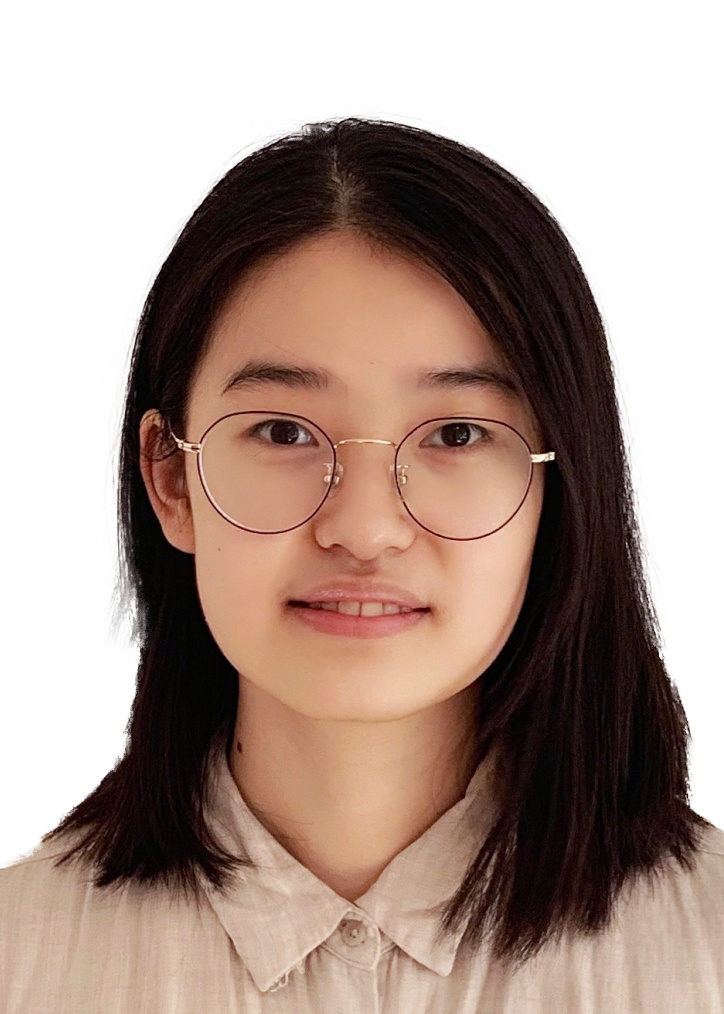
#> input picture code/images/131400.PNG, 724 x 1014 px, found by its file name
$ jupyter execute Abeille.ipynb   (older library calls are emulated)
#> lines starting #> are read from the running program, lines starting #| are printed output that depends on the picture
[cell 1]
import numpy as np
from PIL import Image
import random
from tqdm import tqdm
import copy
import cv2
import matplotlib.pyplot as plt
from PIL import Image

[cell 2]
class Abeille():

    def __init__(self, x, y):
        self.mort = False
        self.intensite = 0
        self.x = x
        self.y = y
        self.numr = -1

    def change_intensite(self, intensite):
        self.intensite = intensite

    def deplacer(self, x, y):
        self.x = x
        self.y = y

# Abeille(1,2)

[cell 3]
class Cellule_Abeille():

    def __init__(self):
        self.intensite = 0.0
        self.adequation = 0.0
        self.concentration = 0.0
        self.ab = False
        self.x = 0.0
        self.y = 0.0

    def change_intensite(self, intensite):
        self.intensite = intensite

    def change_adequation(self, adequation):
        self.adequation = adequation

    def change_concentration(self, concentration):
        self.concentration = concentration

# Cellule_Abeille()

[cell 4]
class Region():

    def __init__(self, _type):
        self.liste_de_cellule = []
        self._type = _type

    def ajoute_cellule(self, x, y):
        self.liste_de_cellule.append([x, y])

    def supprime_cellule(self, x, y):
        self.liste_de_cellule.remove([x, y])

    def change_type(self, _type):
        self._type = _type

    def get_frontiere(self):
        front = []
        for cell in self.liste_de_cellule:
            if [cell[0], cell[1] + 1] not in self.liste_de_cellule:
                front.append(cell)
            elif [cell[0], cell[1] - 1] not in self.liste_de_cellule:
                front.append(cell)
            elif [cell[0] + 1, cell[1]] not in self.liste_de_cellule:
                front.append(cell)
            elif [cell[0] - 1, cell[1]] not in self.liste_de_cellule:
                front.append(cell)

        return front

    # [14 lines left out: function region_voisinage, not called in this run]


# Region('marquee')

[cell 5]
class Environnement_Abeille():

    def __init__(self, ENV_SIZE = 64):
        self.abeilles = []#np.zeros(0, dtype = Abeille)
        self.environnement = []#np.zeros((ENV_SIZE, ENV_SIZE), dtype = Cellule_Abeille())
#         [[None for i in range(ENV_SIZE)] for i in range(ENV_SIZE)]
#         self.r_propag.liste_de_cellule = np.zeros(0, dtype = Cellule_Abeille)
#         self.r_propag._type = 'propagation'

# 三种类型的region的顺序一一对应
        self.r_propag = []#np.zeros(0, dtype = Region())# 一个Region集合
        self.r_marq = []#np.zeros(0, dtype = Region())# 一个Region集合
        self.r_voisin = []#np.zeros(0, dtype = Region())# 一个Region集合
# [6 lines of commented-out code are left out]
    def reset_env(self, ENV_SIZE = 64):

#> called with ENV_SIZE = 256
        for i in range(ENV_SIZE):
            env = []
            for j in range(ENV_SIZE):
                env.append(Cellule_Abeille())
            self.environnement.append(env)

        nb_ab = int(ENV_SIZE * 5 / 6)
        for i in range(nb_ab):
            x, y = random.randint(0, ENV_SIZE - 1), random.randint(0, ENV_SIZE - 1)
#             print(x, y)
            while self.environnement[x][y].ab == True:
                x, y = random.randint(0, ENV_SIZE - 1), random.randint(0, ENV_SIZE - 1)

            self.abeilles.append(Abeille(x, y))
            self.environnement[x][y].ab = True

        self.r_propag = []#np.zeros(0, dtype = Region())# 一个Region集合
        self.r_marq = []#np.zeros(0, dtype = Region())# 一个Region集合
        self.r_voisin = []#np.zeros(0, dtype = Region())# 一个Region集合

    def region_voisinage(self):
        rvoisins = []
        for r in self.r_marq:
            reg = []
            front = r.get_frontiere()
            for cell in front:
                for c in front:
                    if [c[0], c[1] + 1] not in r.liste_de_cellule and c[1] + 1 != ENV_SIZE:
                        reg.append([c[0], c[1] + 1])
                    elif [c[0], c[1] - 1] not in r.liste_de_cellule and c[1] - 1 != -1:
                        reg.append([c[0], c[1] - 1])
                    elif [c[0] + 1, c[1]] not in r.liste_de_cellule and c[0] + 1 != ENV_SIZE:
                        reg.append([c[0] + 1, c[1]])
                    elif [c[0] - 1, c[1]] not in r.liste_de_cellule and c[0] - 1 != -1:
                        reg.append([c[0] - 1, c[1]])
#             print(reg)
            temp = []
            [temp.append(pos) for pos in reg if not pos in temp]
            reg = copy.copy(temp)
            rv = Region('voisinage')
            rv.liste_de_cellule = reg
#             print('reg')
#             print(reg)
            rvoisins.append(rv)

        self.r_voisin = rvoisins
#         for coord in self.r_marq.region_voisinage_coord():
#             self.r_voisin.liste_de_cellule.append(self.environnement[coord])


    def load_environnement(self, path, filename):
#
#> called with path = '.', filename = '131400.PNG'
        img = Image.open(path + "/" + filename)
#> img is the input picture: PIL image 724x1014 RGB; mean R, G, B 172.4, 152.1, 142.6
        image = img.resize((ENV_SIZE, ENV_SIZE), Image.ANTIALIAS)
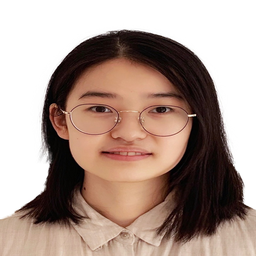
#> image: PIL image 256x256 RGB; mean R, G, B 172.3, 152.1, 142.6
        image = image.convert('L')
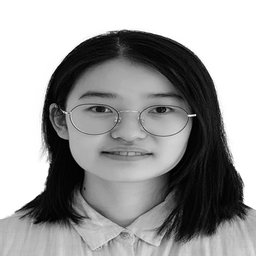
#> image: PIL image 256x256 L; min 0, max 255, mean 157
        image = np.asarray(image)
        avgintens = np.mean(image)
#> avgintens = 157
        for i in range(ENV_SIZE):
            for j in range(ENV_SIZE):
                self.environnement[i][j].intensite = image[i, j]

        i = 0
        for a in self.abeilles:
            a.intensite = self.environnement[a.x][a.y].intensite
            a.numr = i
            r = Region('marquee')
            r.liste_de_cellule.append([a.x,a.y])
            self.r_marq.append(r)
            i += 1

        self.region_voisinage()
#         print(len(self.r_voisin))
        self.evaluation_adequation()
        self.creation_r_propag(avgintens)
#         print(len(self.r_propag))
        self.evaluation_conc()
        self.update_abeille()

        return avgintens

    def region_marquee(self):
        for a in self.abeilles:
            self.r_marq[a.numr].liste_de_cellule.append([a.x, a.y])


    # [7 lines left out: function ajoute_region, not called in this run]

    def check_mort(self):
        mort = []
        for ab in self.abeilles:
            m = 8
            for r in self.r_marq:
                if [ab.x, ab.y + 1] not in r.liste_de_cellule:
                    m -= 1
                if [ab.x, ab.y - 1] not in r.liste_de_cellule:
                    m -= 1
                if [ab.x + 1, ab.y] not in r.liste_de_cellule:
                    m -= 1
                if [ab.x - 1, ab.y] not in r.liste_de_cellule:
                    m -= 1
                if [ab.x - 1, ab.y - 1] not in r.liste_de_cellule:
                    m -= 1
                if [ab.x - 1, ab.y + 1] not in r.liste_de_cellule:
                    m -= 1
                if [ab.x + 1, ab.y + 1] not in r.liste_de_cellule:
                    m -= 1
                if [ab.x + 1, ab.y - 1] not in r.liste_de_cellule:
                    m -= 1

            if m == 0:
                mort.append(ab)

        return mort


    # [23 lines left out: function ajoute_abeille, not called in this run]

    def update_abeille(self):
#         删掉死的
        mort = self.check_mort()
#         print(len(mort))
        for ab in mort:
            self.abeilles.remove(ab)
#             生成新的
        for _ in range(len(mort)):
            self.ajoute_abeille()


# 计算region voisinage里的cellule上的adequation
    def evaluation_adequation(self, k = 0.5, alpha = 0.5, beta = 0.5):

#> called with k = 0.5, alpha = 0.5, beta = 0.5
        for r in self.r_voisin:
            somme = 0
            for pos in r.liste_de_cellule:
#                 print(pos)
                somme += self.environnement[pos[0]][pos[1]].intensite# for pos in r
            Ir = somme/len(r.liste_de_cellule)

            for pos in r.liste_de_cellule:
                e1 = 1 - min(1, abs(self.environnement[pos[0]][pos[1]].intensite - Ir) / k)

                nb_v = 8
                if pos[0] == 0 or pos[0] == ENV_SIZE - 1:
                    nb_v -= 1
                if pos[1] == 0 or pos[1] == ENV_SIZE - 1:
                    nb_v -=1

                e2 = nb_v/8
                self.environnement[pos[0]][pos[1]].adequation = alpha * e1 + beta * e2


    def creation_r_propag(self, avgintens, seuilf = 1):

#> called with avgintens = 157, seuilf = 1
        rpropags = []
        for rv in self.r_voisin:
            rplst = []
            for pos in rv.liste_de_cellule:
                if self.environnement[pos[0]][pos[1]].intensite >= seuilf * avgintens:
                    rplst.append(pos)
            rp = Region('propagation')
            rp.liste_de_cellule = rplst
            rpropags.append(rp)

        self.r_propag = rpropags


    def fusionner(self, avgintens):
        toFusion = []
        length = len(self.r_propag)
        for i in range(length):
            for j in range(length):
                for c in self.r_propag[i].liste_de_cellule:
                    if c in self.r_propag[j].liste_de_cellule and i != j and [j,i] not in toFusion and [i,j] not in toFusion:
                        toFusion.append([i,j])
#         print(toFusion)
        if len(toFusion) != 0:
            for [i,j] in toFusion:
                c1, c2 = self.r_marq[i].liste_de_cellule[0], self.r_marq[j].liste_de_cellule[0]
                intens = max(self.environnement[c1[0]][c1[1]].intensite, self.environnement[c2[0]][c2[1]].intensite)
                self.r_marq[i].liste_de_cellule += self.r_marq[j].liste_de_cellule
#                 self.r_marq[i].liste_de_cellule = list(set(self.r_marq[i].liste_de_cellule))
                temp = []
                [temp.append(pos) for pos in self.r_marq[i].liste_de_cellule if not pos in temp]
                self.r_marq[i].liste_de_cellule = copy.copy(temp)
                self.r_marq[j].liste_de_cellule = copy.copy(temp)
                for a in self.abeilles:
                    if a.numr == j:
                        a.numr = i
#                 for c in self.r_marq[i].liste_de_cellule:
#                     self.environnement[c[0]][c[1]].intensite = intens
        self.region_voisinage()
        self.creation_r_propag(avgintens)

    def evaluation_conc(self):

        nr = -1
        for rp in self.r_propag:
            nr += 1
            n = len(rp.liste_de_cellule)
            m = len(self.r_marq[nr].liste_de_cellule)
            for pos in rp.liste_de_cellule:
                self.environnement[pos[0]][pos[1]].concentration = self.environnement[pos[0]][pos[1]].intensite / (m + n)


    def choix_cellule(self, agent):
        voisinA = []
        if agent.x == 0 :
            if agent.y == 0:
                voisinA.append([agent.x, agent.y + 1])
                voisinA.append([agent.x + 1, agent.y + 1])
                voisinA.append([agent.x + 1, agent.y])
            elif agent.y == ENV_SIZE - 1:
                voisinA.append([agent.x, agent.y - 1])
                voisinA.append([agent.x + 1, agent.y - 1])
                voisinA.append([agent.x + 1, agent.y])
            else:
                voisinA.append([agent.x, agent.y + 1])
                voisinA.append([agent.x + 1, agent.y + 1])
                voisinA.append([agent.x + 1, agent.y])
                voisinA.append([agent.x, agent.y - 1])
                voisinA.append([agent.x + 1, agent.y - 1])
        elif agent.x == ENV_SIZE - 1:
            if agent.y == 0:
                voisinA.append([agent.x - 1, agent.y])
                voisinA.append([agent.x - 1, agent.y + 1])
                voisinA.append([agent.x, agent.y + 1])
            elif agent.y == ENV_SIZE - 1:
                voisinA.append([agent.x - 1, agent.y])
                voisinA.append([agent.x - 1, agent.y - 1])
                voisinA.append([agent.x, agent.y - 1])
            else:
                voisinA.append([agent.x - 1, agent.y])
                voisinA.append([agent.x - 1, agent.y + 1])
                voisinA.append([agent.x, agent.y + 1])
                voisinA.append([agent.x - 1, agent.y - 1])
                voisinA.append([agent.x, agent.y - 1])
        elif agent.y == 0:
            voisinA.append([agent.x + 1, agent.y + 1])
            voisinA.append([agent.x + 1, agent.y])
            voisinA.append([agent.x - 1, agent.y + 1])
            voisinA.append([agent.x - 1, agent.y])
            voisinA.append([agent.x, agent.y + 1])
        elif agent.y == ENV_SIZE - 1:
            voisinA.append([agent.x + 1, agent.y - 1])
            voisinA.append([agent.x + 1, agent.y])
            voisinA.append([agent.x - 1, agent.y - 1])
            voisinA.append([agent.x - 1, agent.y])
            voisinA.append([agent.x, agent.y - 1])
        else:
            voisinA.append([agent.x - 1, agent.y])
            voisinA.append([agent.x - 1, agent.y + 1])
            voisinA.append([agent.x, agent.y + 1])
            voisinA.append([agent.x - 1, agent.y - 1])
            voisinA.append([agent.x, agent.y - 1])
            voisinA.append([agent.x + 1, agent.y + 1])
            voisinA.append([agent.x + 1, agent.y])
            voisinA.append([agent.x + 1, agent.y - 1])

        sumConc = 0
        for pos in voisinA:
#             print(self.environnement[pos[0]][pos[1]].concentration)
            sumConc += self.environnement[pos[0]][pos[1]].concentration# for pos in voisinA

        probs = []
        if sumConc != 0:
            for pos in voisinA:
                probs.append(self.environnement[pos[0]][pos[1]].concentration / (sumConc * len(voisinA)))
            residx = np.argmax(probs)
            res = voisinA[residx]
        else:
            residx = random.randint(0,len(voisinA) - 1)
            res = voisinA[residx]


#         print(residx)
        return res

    def premier_deplacement(self, avgintens):
        for a in self.abeilles:
            poss = []
            if a.x == 0 :
                if a.y == 0:
                    poss.append([a.x, a.y + 1])
                    poss.append([a.x + 1, a.y + 1])
                    poss.append([a.x + 1, a.y])
                elif a.y == ENV_SIZE - 1:
                    poss.append([a.x, a.y - 1])
                    poss.append([a.x + 1, a.y - 1])
                    poss.append([a.x + 1, a.y])
                else:
                    poss.append([a.x, a.y + 1])
                    poss.append([a.x + 1, a.y + 1])
                    poss.append([a.x + 1, a.y])
                    poss.append([a.x, a.y - 1])
                    poss.append([a.x + 1, a.y - 1])
            elif a.x == ENV_SIZE - 1:
                if a.y == 0:
                    poss.append([a.x - 1, a.y])
                    poss.append([a.x - 1, a.y + 1])
                    poss.append([a.x, a.y + 1])
                elif a.y == ENV_SIZE - 1:
                    poss.append([a.x - 1, a.y])
                    poss.append([a.x - 1, a.y - 1])
                    poss.append([a.x, a.y - 1])
                else:
                    poss.append([a.x - 1, a.y])
                    poss.append([a.x - 1, a.y + 1])
                    poss.append([a.x, a.y + 1])
                    poss.append([a.x - 1, a.y - 1])
                    poss.append([a.x, a.y - 1])
            elif a.y == 0:
                poss.append([a.x + 1, a.y + 1])
                poss.append([a.x + 1, a.y])
                poss.append([a.x - 1, a.y + 1])
                poss.append([a.x - 1, a.y])
                poss.append([a.x, a.y + 1])
            elif a.y == ENV_SIZE - 1:
                poss.append([a.x + 1, a.y - 1])
                poss.append([a.x + 1, a.y])
                poss.append([a.x - 1, a.y - 1])
                poss.append([a.x - 1, a.y])
                poss.append([a.x, a.y - 1])
            else:
                poss.append([a.x - 1, a.y])
                poss.append([a.x - 1, a.y + 1])
                poss.append([a.x, a.y + 1])
                poss.append([a.x - 1, a.y - 1])
                poss.append([a.x, a.y - 1])
                poss.append([a.x + 1, a.y + 1])
                poss.append([a.x + 1, a.y])
                poss.append([a.x + 1, a.y - 1])

            num = random.randint(0,len(poss) - 1)

            pos = poss[num]
            a.deplacer(pos[0], pos[1])
            a.intensite = self.environnement[pos[0]][pos[1]].intensite


        self.region_voisinage()
#         print(len(self.r_voisin))
        self.evaluation_adequation()
        self.creation_r_propag(avgintens)
#         print(len(self.r_propag))
        self.fusionner(avgintens)
        self.evaluation_conc()
        self.update_abeille()

    # [4 lines left out: function agent_deplacer, not called in this run]

    def update_env(self, avgintens):
#         给region加入新的cellule
#         agent移动到新的位置
        for r in self.r_marq:
            for a in self.abeilles:
                if [a.x,a.y] in r.liste_de_cellule:
                    newpos = self.choix_cellule(a)
                    a.deplacer(newpos[0], newpos[1])
                    a.intensite = self.environnement[newpos[0]][newpos[1]].intensite
#                     r.ajoute_cellule(a.x, a.y)

#         计算新的region propagation
        self.region_marquee()
        self.region_voisinage()
#         print(len(self.r_voisin))
        self.evaluation_adequation()
        self.creation_r_propag(avgintens)
#         print(len(self.r_propag))
        self.fusionner(avgintens)
        self.evaluation_conc()
        self.update_abeille()

        for i in range(len(self.r_marq)):
            temp = []
            [temp.append(pos) for pos in self.r_marq[i].liste_de_cellule if not pos in temp]
            self.r_marq[i].liste_de_cellule = copy.copy(temp)

        for i in range(len(self.r_propag)):
            temp = []
            [temp.append(pos) for pos in self.r_propag[i].liste_de_cellule if not pos in temp]
            self.r_propag[i].liste_de_cellule = copy.copy(temp)

# Environnement_Abeille()

[cell 6]
ENV_SIZE = 256
env = Environnement_Abeille()
env.reset_env(ENV_SIZE = 256)
avgintens = env.load_environnement('.','131400.PNG')
#> avgintens = 157
env.premier_deplacement(avgintens)

for i in tqdm(range(300)):
    env.update_env(avgintens)
#     print(env.r_marq[1].liste_de_cellule)
